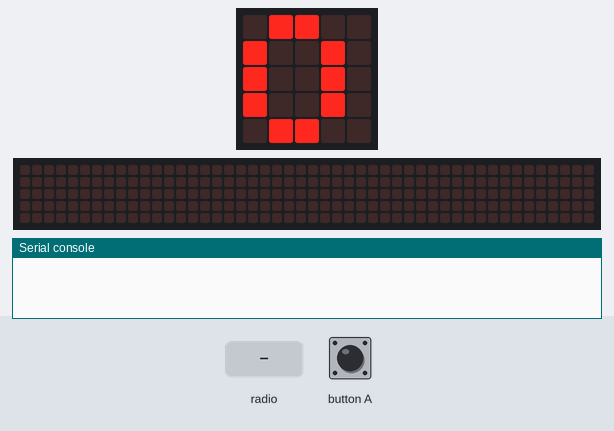
The program below on a simulated BBC micro:bit (MakeCode). Shown: the board's 5×5 LED display, a strip that is not on the board, showing the scrolling text unrolled, the last lines printed to the serial console. The test bench sets the inputs (shaded band). No radio messages arrive unless stated (any console line starting 'radio sent:' is added by the test bench); the 48×5 strip is a reading aid, not a part: it shows the text the display is scrolling, unrolled, one strip-width of it at a time.

Above: at 1.2 s.
1.3 s: radio message "HEEY" arrives
At 1.91 s:
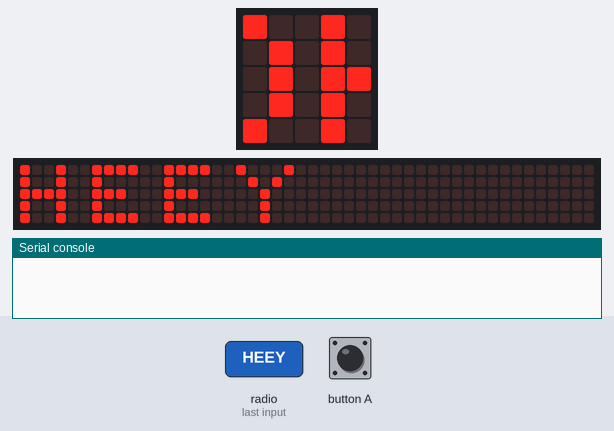
3.5 s: radio message "hola" arrives
At 6.41 s:
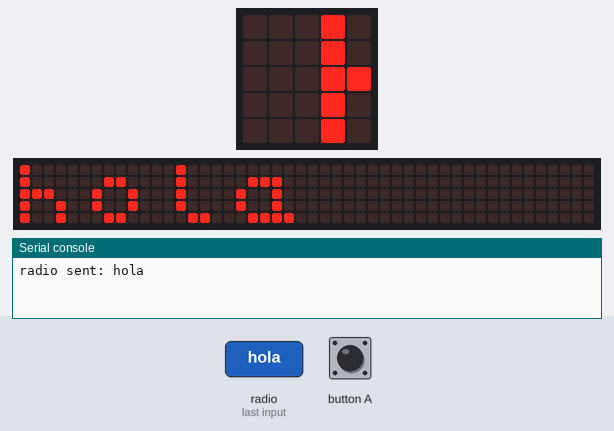
6.5 s: radio message "HEEY" arrives
9.5 s: button A pressed for 0.15 s
At 11.34 s:
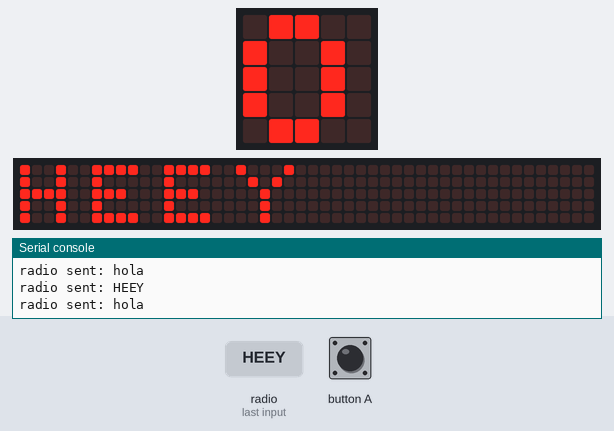

Measured:
- after the input at 1.3 s, the display: first changes after 0.22 s (image 1 shows a later state)
- after the input at 3.5 s, the display: first differs from a run without the input after 2.5 s (image 2 shows a later state)
- after the input at 9.5 s, the display: first differs from a run without the input after 1.0 s (image 3 shows a later state)

The program:

main.ts
```typescript
input.onButtonPressed(Button.A, function () {
    radio.sendString("HEEY")
})
radio.onReceivedString(function (receivedString) {
    basic.showString(receivedString)
    radio.sendString("hola")
})
basic.forever(function () {
    let string = 0
    basic.showString("" + (string))
})
```

test.ts
```typescript
// aquí va el archivo "tests"; esto no se compilará cuando este paquete se utilice como una extensión.
```
